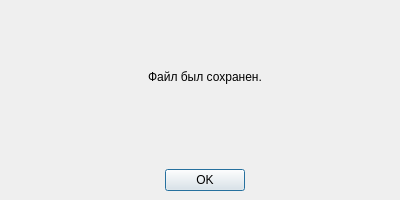
<?xml version="1.0" encoding="UTF-8"?>
<ui version="4.0">
 <class>saveSuccess</class>
 <widget class="QDialog" name="saveSuccess">
  <property name="geometry">
   <rect>
    <x>0</x>
    <y>0</y>
    <width>400</width>
    <height>200</height>
   </rect>
  </property>
  <property name="minimumSize">
   <size>
    <width>400</width>
    <height>200</height>
   </size>
  </property>
  <property name="maximumSize">
   <size>
    <width>400</width>
    <height>200</height>
   </size>
  </property>
  <property name="windowTitle">
   <string>Сохранение</string>
  </property>
  <widget class="QWidget" name="verticalLayoutWidget">
   <property name="geometry">
    <rect>
     <x>140</x>
     <y>-10</y>
     <width>130</width>
     <height>201</height>
    </rect>
   </property>
   <layout class="QVBoxLayout" name="verticalLayout">
    <property name="sizeConstraint">
     <enum>QLayout::SetDefaultConstraint</enum>
    </property>
    <item>
     <widget class="QLabel" name="label">
      <property name="text">
       <string>Файл был сохранен.</string>
      </property>
      <property name="textFormat">
       <enum>Qt::AutoText</enum>
      </property>
      <property name="scaledContents">
       <bool>false</bool>
      </property>
      <property name="alignment">
       <set>Qt::AlignCenter</set>
      </property>
      <property name="wordWrap">
       <bool>false</bool>
      </property>
     </widget>
    </item>
    <item>
     <widget class="QDialogButtonBox" name="buttonBox">
      <property name="orientation">
       <enum>Qt::Horizontal</enum>
      </property>
      <property name="standardButtons">
       <set>QDialogButtonBox::Ok</set>
      </property>
      <property name="centerButtons">
       <bool>true</bool>
      </property>
     </widget>
    </item>
   </layout>
  </widget>
 </widget>
 <resources/>
 <connections>
  <connection>
   <sender>buttonBox</sender>
   <signal>accepted()</signal>
   <receiver>saveSuccess</receiver>
   <slot>accept()</slot>
   <hints>
    <hint type="sourcelabel">
     <x>248</x>
     <y>254</y>
    </hint>
    <hint type="destinationlabel">
     <x>157</x>
     <y>274</y>
    </hint>
   </hints>
  </connection>
  <connection>
   <sender>buttonBox</sender>
   <signal>rejected()</signal>
   <receiver>saveSuccess</receiver>
   <slot>reject()</slot>
   <hints>
    <hint type="sourcelabel">
     <x>316</x>
     <y>260</y>
    </hint>
    <hint type="destinationlabel">
     <x>286</x>
     <y>274</y>
    </hint>
   </hints>
  </connection>
 </connections>
</ui>
